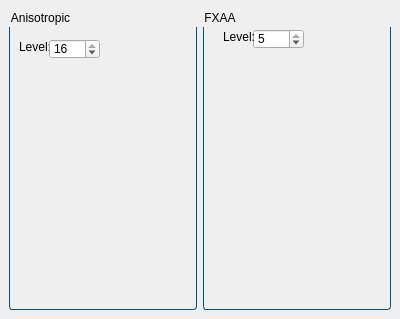
<?xml version="1.0" encoding="UTF-8"?>
<ui version="4.0">
 <class>Settings</class>
 <widget class="QWidget" name="Settings">
  <property name="geometry">
   <rect>
    <x>0</x>
    <y>0</y>
    <width>400</width>
    <height>319</height>
   </rect>
  </property>
  <property name="windowTitle">
   <string>Config</string>
  </property>
  <property name="styleSheet">
   <string notr="true">QGroupBox
{
	background-color:transparent;
    border-bottom-left-radius: 3px;
    border-bottom-right-radius: 3px;
    border: 1px solid #005192;
    border-top: none;
    margin-top: 18px;
}
 
QGroupBox::title
{
	subcontrol-origin: margin;	
    background:url(:/assets/subWindowBackground);
    border-top-left-radius: 3px;
    border-top-right-radius: 3px;
    border: 1px solid #005192;
    border-bottom: none;
   background-color: qlineargradient(x1: 0, y1: 0, x2: 0, y2: 1, stop: 0 #005192, stop: 1 #002f60);
    padding: 2 5000 2 2; /* some large value, as QGrouBox actual width is not known */
    color: white; 
}
</string>
  </property>
  <layout class="QGridLayout" name="gridLayout">
   <property name="leftMargin">
    <number>0</number>
   </property>
   <property name="topMargin">
    <number>0</number>
   </property>
   <property name="rightMargin">
    <number>0</number>
   </property>
   <property name="bottomMargin">
    <number>0</number>
   </property>
   <property name="spacing">
    <number>0</number>
   </property>
   <item row="0" column="0">
    <widget class="ScrollArea" name="scrollArea">
     <property name="frameShape">
      <enum>QFrame::NoFrame</enum>
     </property>
     <property name="widgetResizable">
      <bool>true</bool>
     </property>
     <widget class="QWidget" name="scrollAreaWidgetContents">
      <property name="geometry">
       <rect>
        <x>0</x>
        <y>0</y>
        <width>400</width>
        <height>319</height>
       </rect>
      </property>
      <layout class="QGridLayout" name="gridLayout_2">
       <item row="0" column="0">
        <widget class="GroupBox" name="groupBox">
         <property name="title">
          <string>Anisotropic</string>
         </property>
         <widget class="QLabel" name="label">
          <property name="geometry">
           <rect>
            <x>10</x>
            <y>30</y>
            <width>31</width>
            <height>16</height>
           </rect>
          </property>
          <property name="text">
           <string>Level:</string>
          </property>
         </widget>
         <widget class="SpinBox" name="anisotropicLevel">
          <property name="geometry">
           <rect>
            <x>40</x>
            <y>30</y>
            <width>51</width>
            <height>20</height>
           </rect>
          </property>
          <property name="maximum">
           <number>16</number>
          </property>
          <property name="value">
           <number>16</number>
          </property>
         </widget>
        </widget>
       </item>
       <item row="0" column="1">
        <widget class="GroupBox" name="groupBox_2">
         <property name="title">
          <string>FXAA</string>
         </property>
         <widget class="SpinBox" name="fxaaLevel">
          <property name="geometry">
           <rect>
            <x>50</x>
            <y>20</y>
            <width>51</width>
            <height>20</height>
           </rect>
          </property>
          <property name="maximum">
           <number>5</number>
          </property>
          <property name="value">
           <number>5</number>
          </property>
         </widget>
         <widget class="QLabel" name="label_2">
          <property name="geometry">
           <rect>
            <x>20</x>
            <y>20</y>
            <width>31</width>
            <height>16</height>
           </rect>
          </property>
          <property name="text">
           <string>Level:</string>
          </property>
         </widget>
        </widget>
       </item>
      </layout>
     </widget>
    </widget>
   </item>
  </layout>
 </widget>
 <customwidgets>
  <customwidget>
   <class>SpinBox</class>
   <extends>QSpinBox</extends>
   <header>SpinBox.h</header>
  </customwidget>
  <customwidget>
   <class>ScrollArea</class>
   <extends>QScrollArea</extends>
   <header>ScrollArea.h</header>
   <container>1</container>
  </customwidget>
  <customwidget>
   <class>GroupBox</class>
   <extends>QGroupBox</extends>
   <header>GroupBox.h</header>
   <container>1</container>
  </customwidget>
 </customwidgets>
 <resources/>
 <connections/>
</ui>
